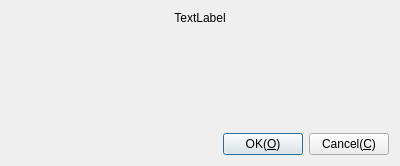
<?xml version="1.0" encoding="UTF-8"?>
<ui version="4.0">
 <class>CDlgGetPasswordTigerVNC</class>
 <widget class="QDialog" name="CDlgGetPasswordTigerVNC">
  <property name="geometry">
   <rect>
    <x>0</x>
    <y>0</y>
    <width>400</width>
    <height>166</height>
   </rect>
  </property>
  <property name="windowTitle">
   <string>Input password</string>
  </property>
  <layout class="QGridLayout" name="gridLayout">
   <item row="0" column="0">
    <widget class="QLabel" name="lbText">
     <property name="text">
      <string>TextLabel</string>
     </property>
     <property name="alignment">
      <set>Qt::AlignCenter</set>
     </property>
    </widget>
   </item>
   <item row="1" column="0">
    <widget class="CParameterUserUI" name="wUser" native="true"/>
   </item>
   <item row="2" column="0">
    <spacer name="verticalSpacer">
     <property name="orientation">
      <enum>Qt::Vertical</enum>
     </property>
     <property name="sizeHint" stdset="0">
      <size>
       <width>20</width>
       <height>73</height>
      </size>
     </property>
    </spacer>
   </item>
   <item row="3" column="0">
    <layout class="QHBoxLayout" name="horizontalLayout">
     <item>
      <spacer name="horizontalSpacer_3">
       <property name="orientation">
        <enum>Qt::Horizontal</enum>
       </property>
       <property name="sizeHint" stdset="0">
        <size>
         <width>40</width>
         <height>20</height>
        </size>
       </property>
      </spacer>
     </item>
     <item>
      <widget class="QPushButton" name="pbOK">
       <property name="text">
        <string>OK(&amp;O)</string>
       </property>
       <property name="default">
        <bool>true</bool>
       </property>
      </widget>
     </item>
     <item>
      <widget class="QPushButton" name="pbCancel">
       <property name="text">
        <string>Cancel(&amp;C)</string>
       </property>
      </widget>
     </item>
    </layout>
   </item>
  </layout>
 </widget>
 <customwidgets>
  <customwidget>
   <class>CParameterUserUI</class>
   <extends>QWidget</extends>
   <header location="global">ParameterUserUI.h</header>
   <container>1</container>
  </customwidget>
 </customwidgets>
 <resources/>
 <connections/>
</ui>
